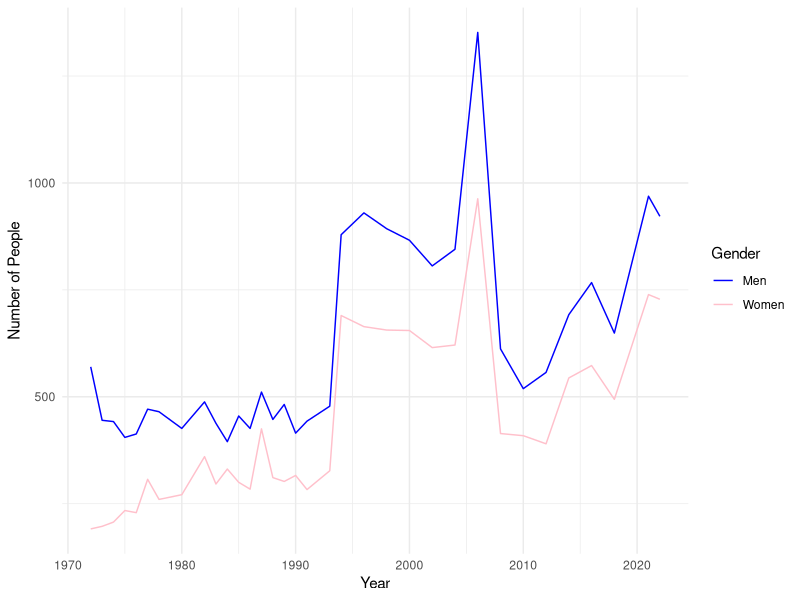
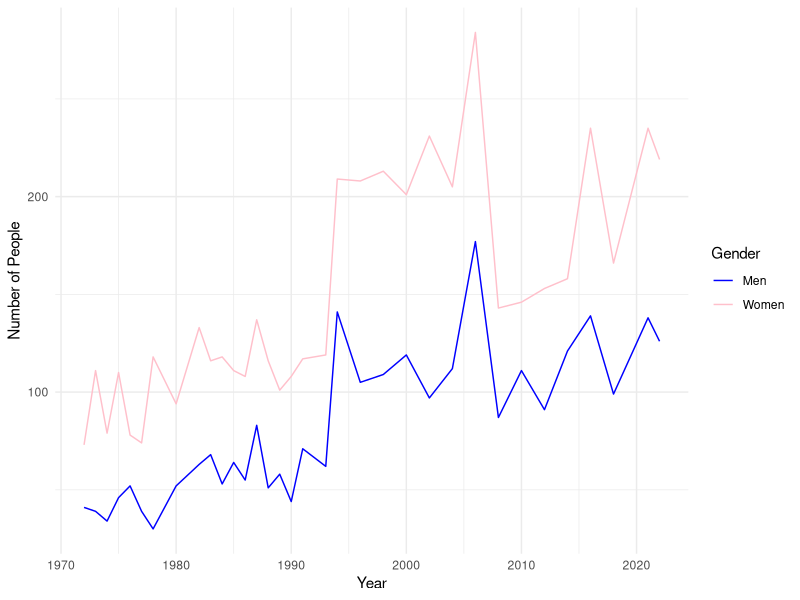
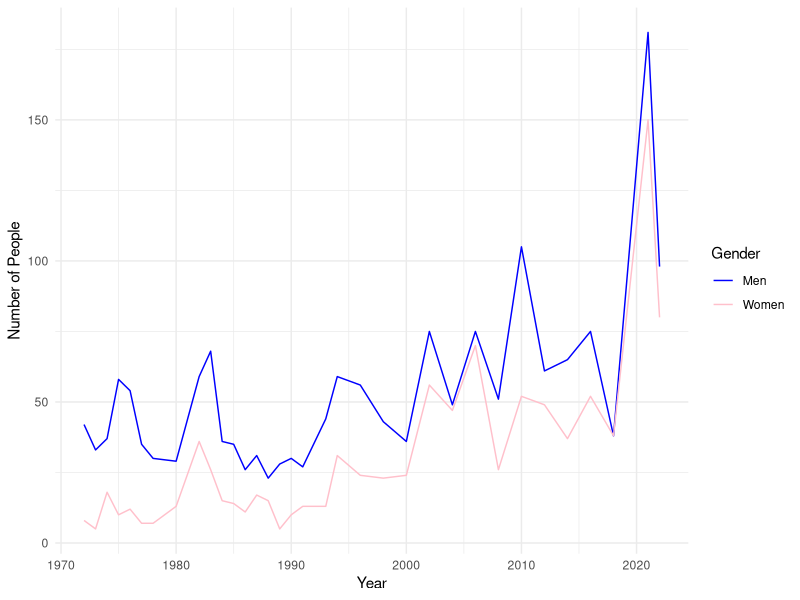

These figures' R source, in order:
## ---- chunk 1
#| label: fig-fulltime
#| fig-cap: Full Time Work Status by Gender Over Time
#| echo: false
#| warning: false
#| message: false

library(ggplot2)

data <- read.csv("../data/analysis_data/full_time_data.csv")

ggplot(data) +
  geom_line(aes(x = year, y = men, color = "Men")) +
  geom_line(aes(x = year, y = women, color = "Women")) +
  scale_color_manual(values = c("Men" = "blue", "Women" = "pink")) +
  labs(
       x = "Year",
       y = "Number of People",
       color = "Gender") +
  theme_minimal()
## ---- chunk 2
#| label: fig-part_time
#| fig-cap: Part Time Work Status by Gender Over Time
#| echo: false
#| warning: false
#| message: false

library(ggplot2)

data <- read.csv("../data/analysis_data/part_time_data.csv")

ggplot(data) +
  geom_line(aes(x = year, y = men, color = "Men")) +
  geom_line(aes(x = year, y = women, color = "Women")) +
  scale_color_manual(values = c("Men" = "blue", "Women" = "pink")) +
  labs(
       x = "Year",
       y = "Number of People",
       color = "Gender") +
  theme_minimal()
## ---- chunk 3
#| label: fig-parttime
#| fig-cap: Unemployed Work Status by Gender Over Time
#| echo: false
#| warning: false
#| message: false

library(ggplot2)

data <- read.csv("../data/analysis_data/unemployed_data.csv")

ggplot(data) +
  geom_line(aes(x = year, y = men, color = "Men")) +
  geom_line(aes(x = year, y = women, color = "Women")) +
  scale_color_manual(values = c("Men" = "blue", "Women" = "pink")) +
  labs(
       x = "Year",
       y = "Number of People",
       color = "Gender") +
  theme_minimal()
